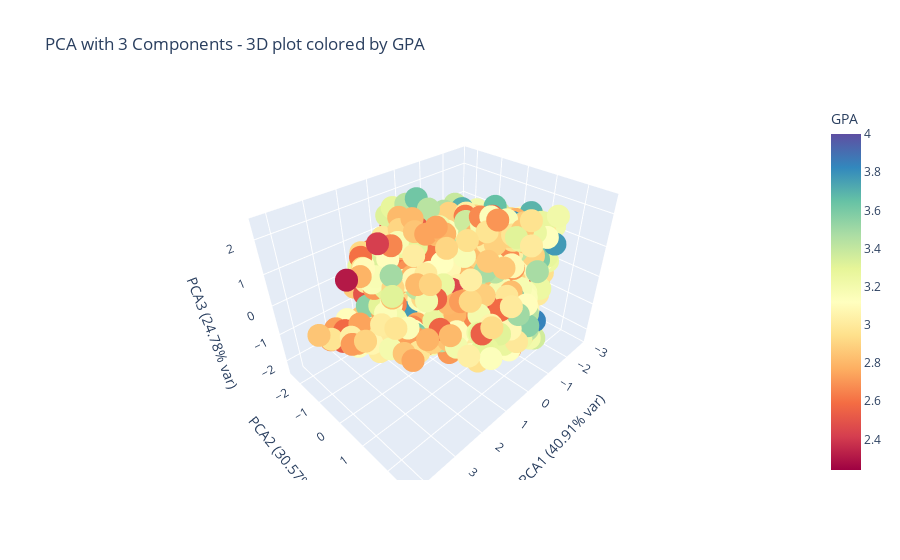

Source (notebook cell):
### Markdown cell above
## Performing PCA with 3 components and Plotting the features in terms of PCA1, PCA2 and PCA3 in 3D
### Here I perform PCA to reduce the dataset to three principal components. I then create a DataFrame with these components and add the GPA values for coloring. Finally, i plot an interactive 3D scatter plot where points are colored by GPA using Plotly. This graph shows student's GPAs and (Blue - 4; Yellow - 3; Red - 2.5 and lower). Based on this graph I can say that most studnets GPAs usually range from 2.9 to 3.6 on average. PCA1, PCA2 and PCA3 explain 96.26% of variance

### Code cell
from sklearn.decomposition import PCA
import pandas as pd
import plotly.express as px

# Fit PCA
pca_3 = PCA(n_components=3)
X_pca3 = pca_3.fit_transform(X_scaled)

# explained variance
explained_var = pca_3.explained_variance_ratio_ * 100  # Convert to %
df_pca3 = pd.DataFrame(X_pca3, columns=['PCA1', 'PCA2', 'PCA3'])
df_pca3['GPA'] = df['GPA']

#  axis labels with explained variance
x_label = f"PCA1 ({explained_var[0]:.2f}% var)"
y_label = f"PCA2 ({explained_var[1]:.2f}% var)"
z_label = f"PCA3 ({explained_var[2]:.2f}% var)"

# Plot
fig = px.scatter_3d(df_pca3, 
                    x='PCA1', y='PCA2', z='PCA3',
                    color='GPA',
                    color_continuous_scale='spectral',
                    title='PCA with 3 Components - 3D plot colored by GPA',
                    labels={'PCA1': x_label, 'PCA2': y_label, 'PCA3': z_label})

fig.show()

### Figure 1 — Plotly figure (JSON) as saved in the notebook; plotly's stock layout.template omitted (floating-point values rounded to 4 significant figures; data arrays with more than 128 entries replaced by an {"elided": "..."} marker saying what was removed)
{"data": [{"hovertemplate": "PCA1 (40.91% var)=%{x}<br>PCA2 (30.57% var)=%{y}<br>PCA3 (24.78% var)=%{z}<br>GPA=%{marker.color}<extra></extra>", "legendgroup": "", "marker": {"color": {"elided": "2000 float values"}, "coloraxis": "coloraxis", "symbol": "circle"}, "mode": "markers", "name": "", "scene": "scene", "showlegend": false, "type": "scatter3d", "x": {"elided": "2000 float values"}, "y": {"elided": "2000 float values"}, "z": {"elided": "2000 float values"}}], "layout": {"coloraxis": {"colorbar": {"title": {"text": "GPA"}}, "colorscale": [[0, "rgb(158,1,66)"], [0.1, "rgb(213,62,79)"], [0.2, "rgb(244,109,67)"], [0.3, "rgb(253,174,97)"], [0.4, "rgb(254,224,139)"], [0.5, "rgb(255,255,191)"], [0.6, "rgb(230,245,152)"], [0.7, "rgb(171,221,164)"], [0.8, "rgb(102,194,165)"], [0.9, "rgb(50,136,189)"], [1, "rgb(94,79,162)"]]}, "legend": {"tracegroupgap": 0}, "scene": {"domain": {"x": [0, 1], "y": [0, 1]}, "xaxis": {"title": {"text": "PCA1 (40.91% var)"}}, "yaxis": {"title": {"text": "PCA2 (30.57% var)"}}, "zaxis": {"title": {"text": "PCA3 (24.78% var)"}}}, "title": {"text": "PCA with 3 Components - 3D plot colored by GPA"}}}
